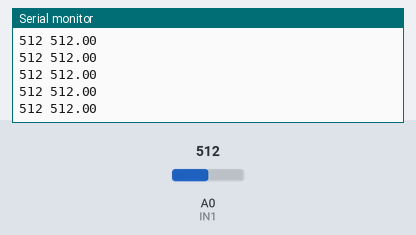
A sketch run on a simulated Arduino Uno, built with avr-gcc and run on an emulated ATmega328P. On the bench: the last lines printed to the serial monitor. The test bench sets the inputs (shaded band); at power-on: A0 (IN1) = 512.

Above: at 1.2 s.
1.3 s: A0 (IN1) set to 716
At 2.4 s:
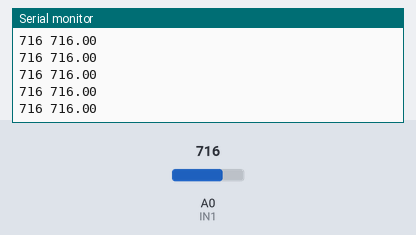
2.8 s: A0 (IN1) set to 900
At 3.8 s:
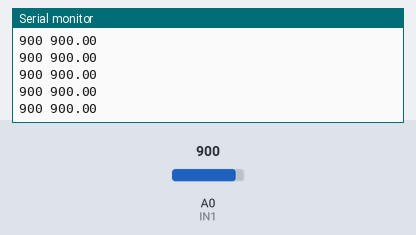
Timing chart, 0 to 5.8 s (numbered marks = the images above; inputs shaded):
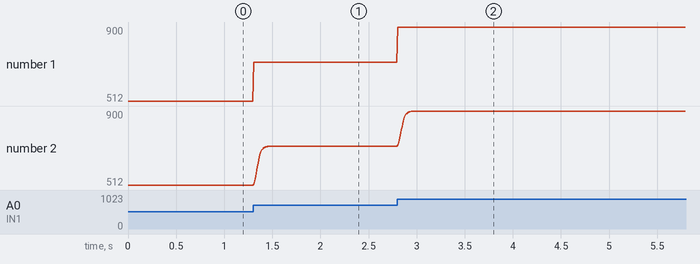

The sketch:

temt6000.ino
```cpp
const int IN1 = A0;

const int NUM_SAMPLES = 10;
const float ALPHA = 0.2;

int samples[NUM_SAMPLES];
int sampleIndex = 0;
long sampleSum = 0;
float filtered = 0;

void setup() {
  Serial.begin(115200);
  pinMode(IN1, INPUT);

  int first = analogRead(IN1);
  for (int i = 0; i < NUM_SAMPLES; i++) {
    samples[i] = first;
  }
  sampleSum = (long)first * NUM_SAMPLES;
  filtered = first;
  return;
}

void loop() {
  int light = analogRead(IN1);

  // Moving average
  sampleSum -= samples[sampleIndex];
  samples[sampleIndex] = light;
  sampleSum += light;
  sampleIndex = (sampleIndex + 1) % NUM_SAMPLES;
  float avg = (float)sampleSum / NUM_SAMPLES;

  // Exponential moving average
  filtered = ALPHA * avg + (1.0 - ALPHA) * filtered;

  Serial.print(light);      // cap only (hardware)
  Serial.print(" ");
  Serial.println(filtered); // cap + software
  delay(5);
  return;
}
```

Measured:
- after the input at 1.3 s, the serial monitor: prints a new line at once (image 1)
- after the input at 2.8 s, the serial monitor: prints a new line at once (image 2)
- plotted number 1: 512 → 716 after the input at 1.3 s, 716 → 900 after the input at 2.8 s
- plotted number 2: 512 → 716 after the input at 1.3 s, 716 → 900 after the input at 2.8 s
